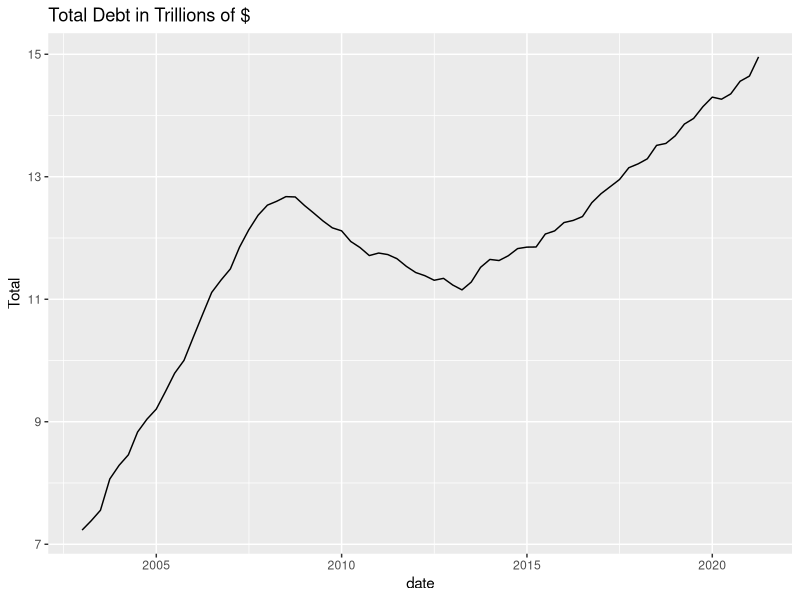
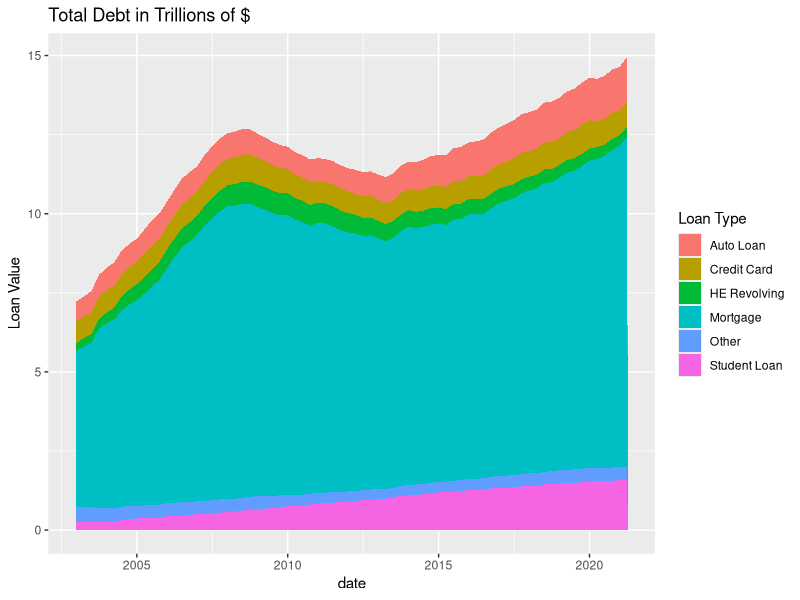

These charts were generated, in order, by the following R code:
## ---- chunk 1
#| label: setup
#| warning: false
#| message: false

library(tidyverse)
library(ggplot2)
library(readxl)
library(lubridate)

knitr::opts_chunk$set(echo = TRUE, warning=FALSE, message=FALSE)
## ---- chunk 2
set.seed(42)
# read in the data using readr
debt_raw <- read_xlsx("_data/debt_in_trillions.xlsx")
head(debt_raw, 5)
## ---- chunk 3
debt <- debt_raw %>%
    mutate(date = parse_date_time(`Year and Quarter`, orders="yq"))
head(debt$date)
## ---- chunk 4
ggplot(debt, aes(x=date, y=Total)) +
    ggtitle('Total Debt in Trillions of $') +
    geom_line()
## ---- chunk 5
debt_piv <- debt %>%
    pivot_longer(
        cols = c(`Mortgage`, `HE Revolving`, `Auto Loan`, `Credit Card`, `Student Loan`, `Other`),
        names_to = "Loan Type", 
        values_to = "Loan Value"
    )
head(debt_piv)
## ---- chunk 6
ggplot(debt_piv, aes(x=`date`, y=`Loan Value`, fill=`Loan Type`)) +
    ggtitle('Total Debt in Trillions of $') +
    geom_area()
